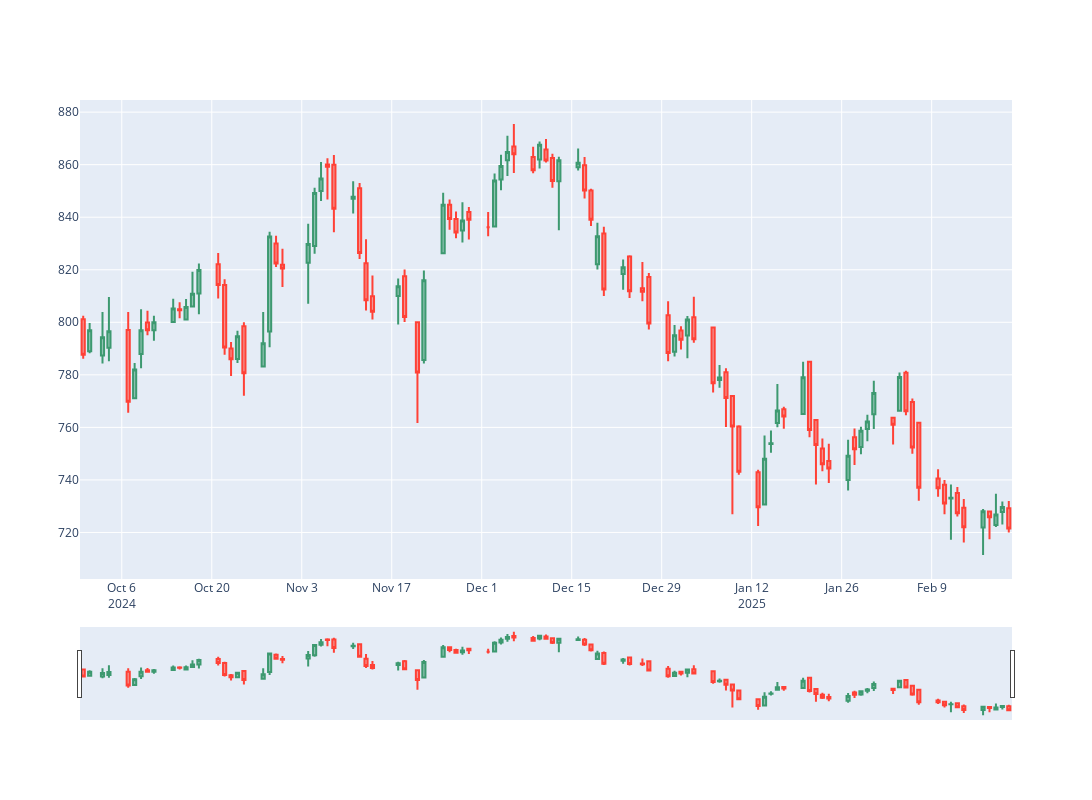

Here is the notebook cell this chart was saved with:
### Code cell
fig = go.Figure(
    data = [
        go.Candlestick(
            x = df.index,
            open = df["1. open"],
            high = df["2. high"],
            low = df["3. low"],
            close = df["4. close"]
        )
    ]
)

fig.update_layout(width= 1200, height=800)

fig.show()
